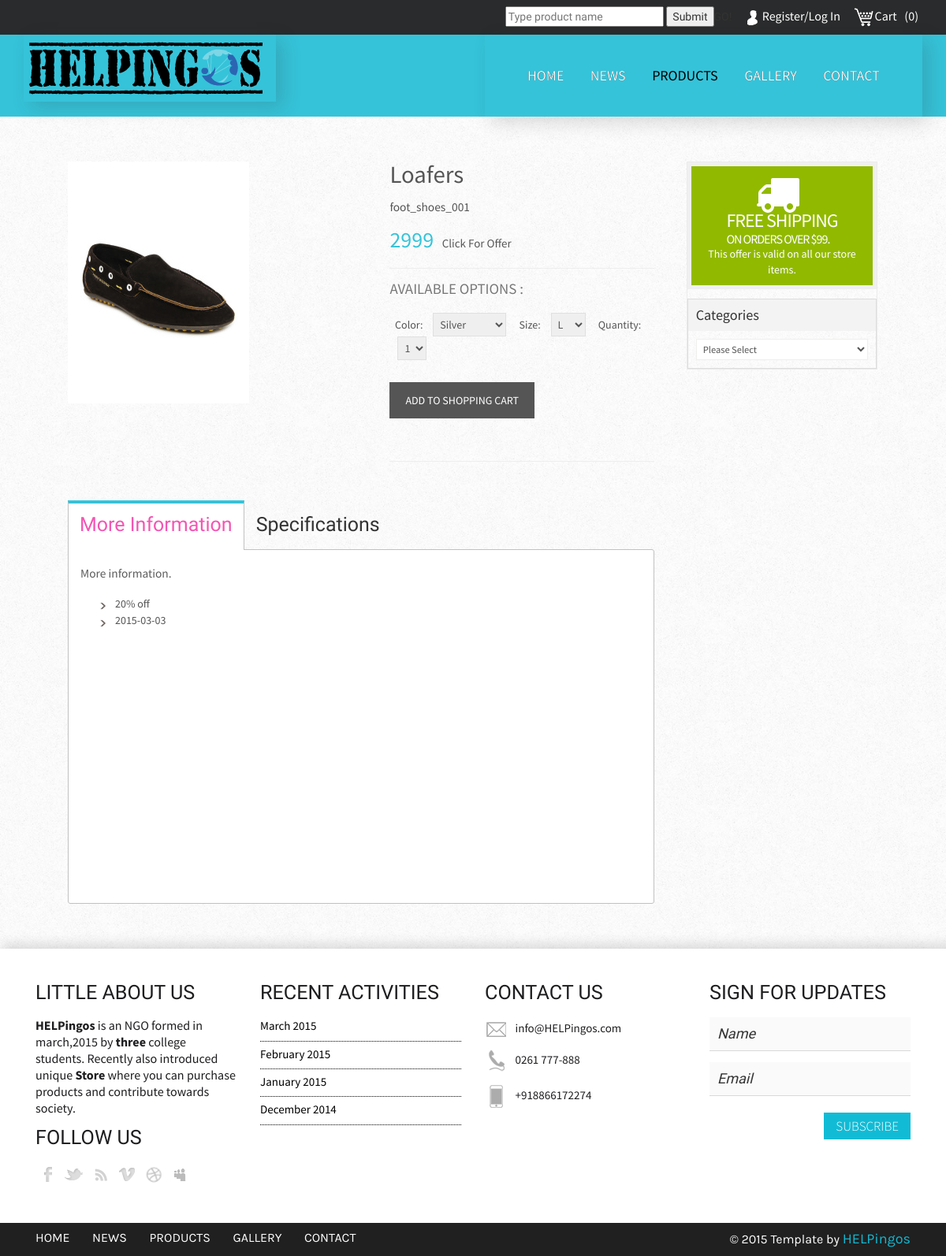
/single.php?product_id=15, run on the app's committed database.
### tables this page shows
CREATE TABLE IF NOT EXISTS `helpingos_product` (
  `Pro_id` int(11) NOT NULL AUTO_INCREMENT,
  `pro_category_id` varchar(50) NOT NULL,
  `pro_name` varchar(100) NOT NULL,
  `pro_code` varchar(100) NOT NULL,
  `pro_gender` varchar(6) NOT NULL,
  `pro_price` float NOT NULL,
  `pro_date` varchar(30) NOT NULL,
  `pro_offer` text NOT NULL,
  `pro_description` text NOT NULL,
  `pro_image` varchar(1000) NOT NULL,
  PRIMARY KEY (`Pro_id`)
);

### single.php (the view, shortened to what this page needs)
<html>
	<head>
	<link href="css/bootstrap.css" rel='stylesheet' type='text/css' />
	<link href="css/style.css" rel="stylesheet" type="text/css" media="all" />
	<link rel="stylesheet" href="css/etalage.css">
	<link type="text/css" rel="stylesheet" href="css/easy-responsive-tabs.css" />
	</head>
<body>
	<div class="user-desc">
		<div class="container">
			<form action='search.php' metod='get'>
							<ul>
								<li><input type="text" name="search" placeholder="Type product name">
								<input class="cbp-vm-icon cbp-vm-add" type="submit" name="submit">GO!</li>
								<?php
									if(isset($_SESSION['user'])){
										$user= $_SESSION['user'];
										if($user=''){
												echo "<li><i class='user'></i><a href='account.php'>Register/Log In</a></li>";
											}
											else{
												echo "<li><i class='user'></i><a href='logout.php'>Log Out</a></li>";
												echo "<li><i class='cog'></i><a href='changepass.php'>Change Password</a></li>";
											}
										}
										else{
											echo "<li><i class='user'></i><a href='account.php'>Register/Log In</a></li>";
										}
								?>
								<li><i class="cart"></i><a href="cart.php">Cart	<span><?php
																					$conn=mysql_connect("localhost","root","");
																						$sql="SELECT count(*) FROM helpingos_cart";
																						$retval=mysql_query($sql,$conn);
																						while($count=mysql_fetch_array($retval)){
																						$count=$count[0];
																						echo "<span style='color:cream'>&nbsp;&nbsp;(".$count.")</span>";
																					}
																			?>	</span>
														</a>
								</li>
							</ul>
			</form>
		</div>
	</div>
	<div class="header">
		<div class="header-top">
			<div class="container">
				<div class="logo">
					<a href="index.php"><img src="images/logo1.png" alt="" /></a>
				</div>
				<div class="top-menu">
					<ul class="cl-effect-15">
						<li><a href="index.php" data-hover="HOME">HOME</a></li>
						<li><a href="error.php" data-hover="NEWS">NEWS</a></li>
						<li><a class="active" href="products.php?cat_id=2">PRODUCTS</a></li>
						<li><a href="gallery.php" data-hover="GALLERY">GALLERY</a></li>
						<li><a href="contact.php" data-hover="CONTACT">CONTACT</a></li>
					</ul>
				</div>
				<div class="clearfix"></div>
			</div>
		</div>
	</div>
	<div class="container">
	<div class="single">
			<?php
				$query= "SELECT * FROM helpingos_product WHERE pro_id='".$_REQUEST['product_id']."'";
				$retval=mysql_query($query,$conn);
					while($product=mysql_fetch_assoc($retval)){
			echo "<div class='left_content'>";
			echo	"<div class='span_1_of_left'>";
			echo		"<div class='grid images_3_of_2'>";
			echo						"<img src='images/".$product['pro_image']."'  />";
			echo		"</div>";
			echo		"<div class='span1_of_1_des'>";
			echo			"<div class='desc1'>";
			echo				"<h3> ".$product['pro_name']." </h3>";
			echo				"<p>".$product['pro_code']."</p>";
			echo				"<h5> ".$product['pro_price']." <a href=''>click for offer</a></h5>";
			?>
								<div class="available">
								<h4>Available Options :</h4>
									<div class="btn_form">
										<form id="cartform" name="cartform" method="post" action="add_to_cart.php">
											<ul>
												<li>Color:
													<select>
													<option>Silver</option>
												</select></li>
												<li>Size:
													<select>
														<option>L</option>
													</select>
												</li>
												<li>Quantity:
													<select id="pro_quantity" name="pro_quantity">
														<option value='1'>1</option>
													</select>
												</li>
											</ul>
												<input type="submit" name="submit" id="button" value="Add to Shopping Cart" />
												<br/>
												<br/>
										</form>
									</div>
									<div class="clearfix"></div>
								</div>
			<?php
			echo			"</div>";
			echo		"</div>";
			echo		"<div class='clearfix'></div>";
			echo	"</div>";
			echo	"<div id='horizontalTab'>";
			echo		"<ul class='resp-tabs-list'>";
			echo			"<li>More Information</li>";
			echo			"<li>Specifications</li>";
			echo		"</ul>";
			echo		"<div class='resp-tabs-container'>";
			echo			"<div class='tab-content'>";
			echo				"<p>More information.</p>";
			echo				"<ul>";
			echo					"<li>".$product['pro_offer']."</li>";
			echo					"<li>".$product['pro_date']."</li>";
			echo				"</ul>";
			echo			"</div>";
			echo		"</div>";
			echo	"</div>";
			echo"</div>";
					}
			?>
			<div class="left_sidebar">
					<div class="sellers">
						<div class="banner-wrap bottom_banner color_link">
							<a href="#" class="main_link">
							<figure><img src="images/delivery.png" alt=""></figure>
							<h5><span>Free Shipping</span><br> on orders over $99.</h5><p>This offer is valid on all our store items.</p></a>
						</div>
						<div class="brands">
							 <h1>Categories</h1>
					  		 <div class="field">
				                <select class="select1">
									<option>Please Select</option>
				                </select>
				            </div>
			    		</div>
					</div>
				</div>
          	    <div class="clearfix"></div>
	</div>
<?php include('footer.php');?>

### css/easy-responsive-tabs.css (style rules this page uses)
﻿ ul.resp-tabs-list, p { margin: 0px; padding: 0px; }
.resp-tabs-list li { font-size: 25px; display: inline-block; padding: 13px 15px; margin: 0; list-style: none; cursor: pointer; float: left; font-weight:400; }
.resp-tabs-container { padding: 0px; background-color: #fff; clear: left; font-size: 14px; }
.resp-tab-content { display: none; padding: 15px; }
.resp-tab-active { border: 1px solid #c1c1c1; margin-bottom: -1px !important; padding: 9px 14px 14px 14px !important; border-bottom: none; background-color: #fff; border-top: 4px solid #35c3d9; color: #f356b3; }
.resp-tab-content { border: 1px solid #c1c1c1; }
.resp-tab-content-active { display: block; }

### data on the page
helpingos_product: pro_image (picture), pro_name "Loafers", pro_code "foot_shoes_001", pro_price "2999", pro_offer "20% off", pro_date "2015-03-03"

### other printed values
$count "0"
